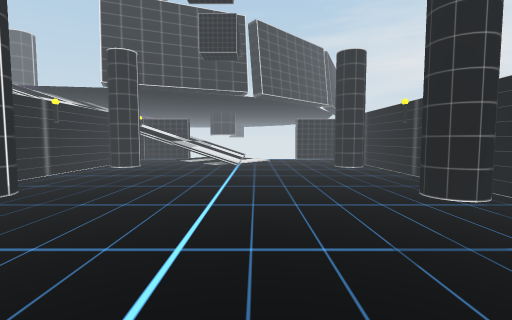
[1] (above)

13 first-person views from a walk through a 3-D level made in the Unity game engine. The camera is 1.4 m above the floor, tilts 4° down and sees 85° across. The floor is counted in squares, 1 m on a side. Each view is taken from the middle of a square. On the plan, view 1 faces up. The plan holds only what a view shows up to about 14 squares ahead; the rest is blank. The place goes on beyond the plan. The player character is not drawn.

[2]
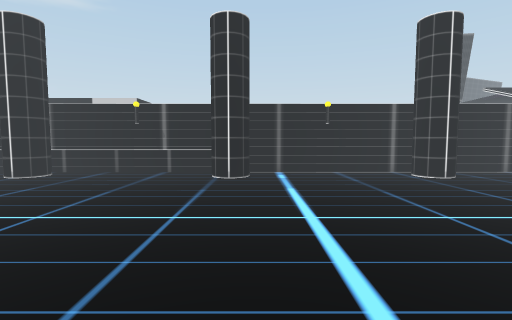

[3]
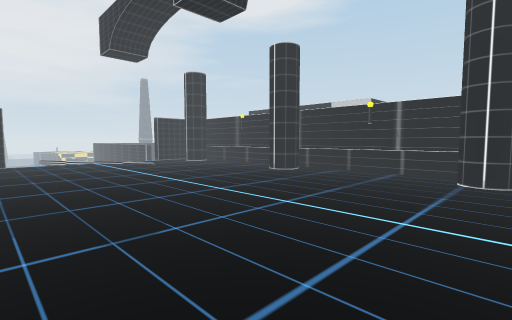

[4]
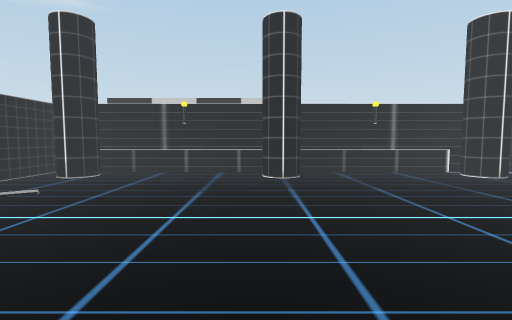

[5]
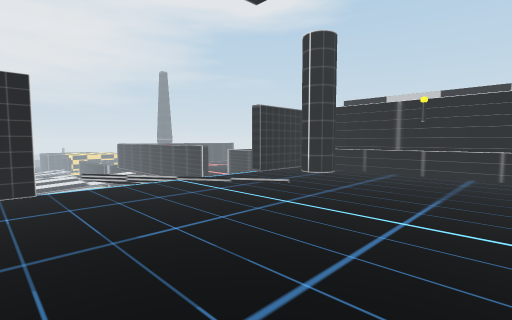

[6]
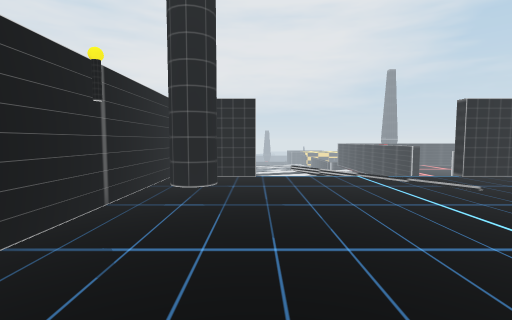

[7]
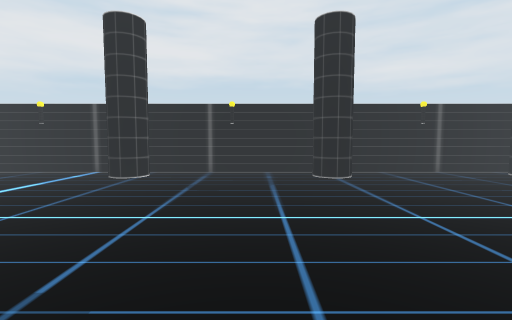

[8]
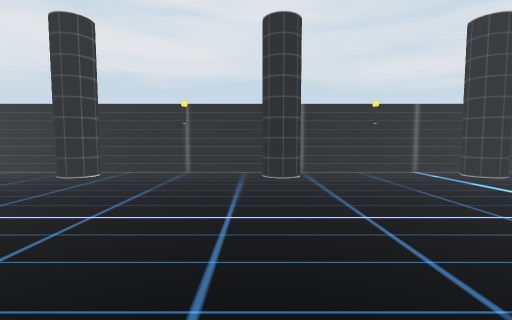

[9]
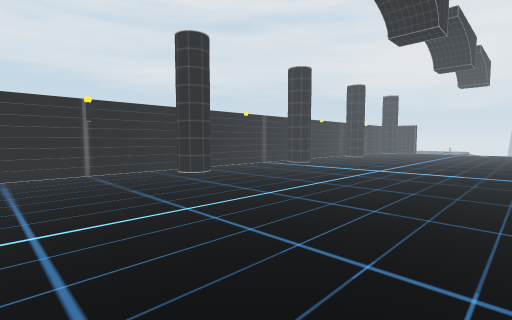

[10]
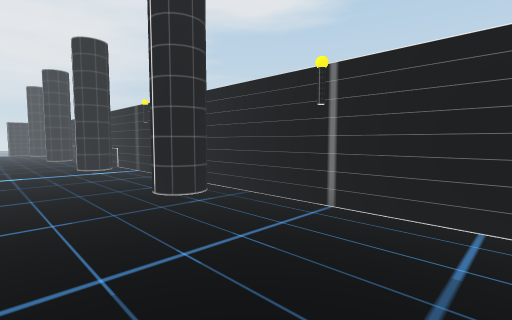

[11]
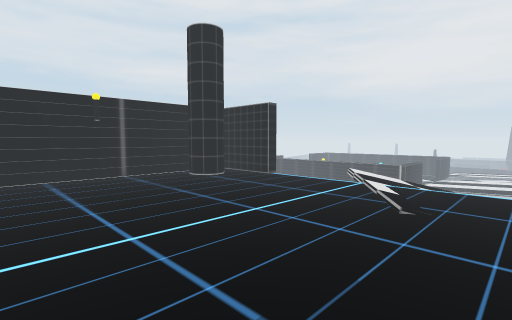

[12]
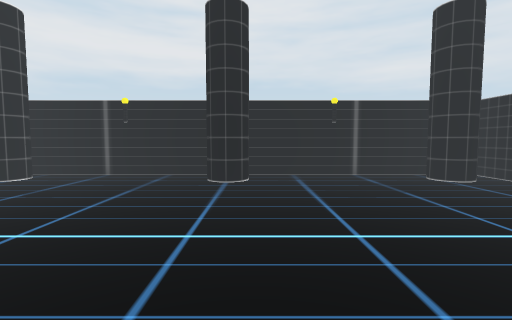

[13]
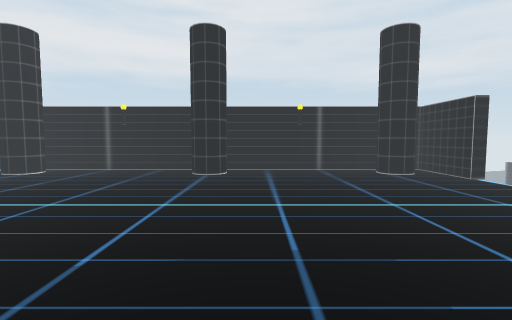

### Floor plan
Key: @ floor where view 1 was taken; # wall or solid block; . floor; v drop or lower ground.
Columns run from 8 left of view 1 to 6 right of it. Each row starts with its distance up from view 1.
 14 # ...........##
 13 #.............#
 12 #.............#
 11 #.............#
 10 #.............#
  9 #.............#
  8 ##...........##
  7 ##...........##
  6 ##...........##
  5 #.............#
  4 #.............#
  3 #.............#
  2 #.............#
  1 #.............#
  0 ##......@....##
 -1 ##...........##
 -2 ##...........##
 -3 #.............#
 -4 #.............#
 -5 #.............#
 -6 #.............#
 -7 #.............#
 -8 ##...........##
 -9 ##...........##
-10 ##...........##
-11 #.............#
-12 #.............#
-13 #.............#
-14 #.............#
-15 #.............#
-16 ##...........##
-17 ##...........##
-18 ##...........#
-19 ####....vvv###

Where each view was taken, in squares from view 1:
view 1: 0 up, 0 right, facing up
view 2: 0 up, 4 right, facing left
view 3: 0 up, 4 right, facing down-left
view 4: 10 down, 4 right, facing left
view 5: 10 down, 4 right, facing down-left
view 6: 8 down, 3 right, facing down
view 7: 6 down, 6 left, facing right
view 8: 8 up, 6 left, facing right
view 9: 14 up, 6 left, facing down-right
view 10: 14 up, 3 left, facing down-left
view 11: 10 down, 5 left, facing down-right
view 12: 10 down, 5 left, facing right
view 13: 11 down, 7 left, facing right
